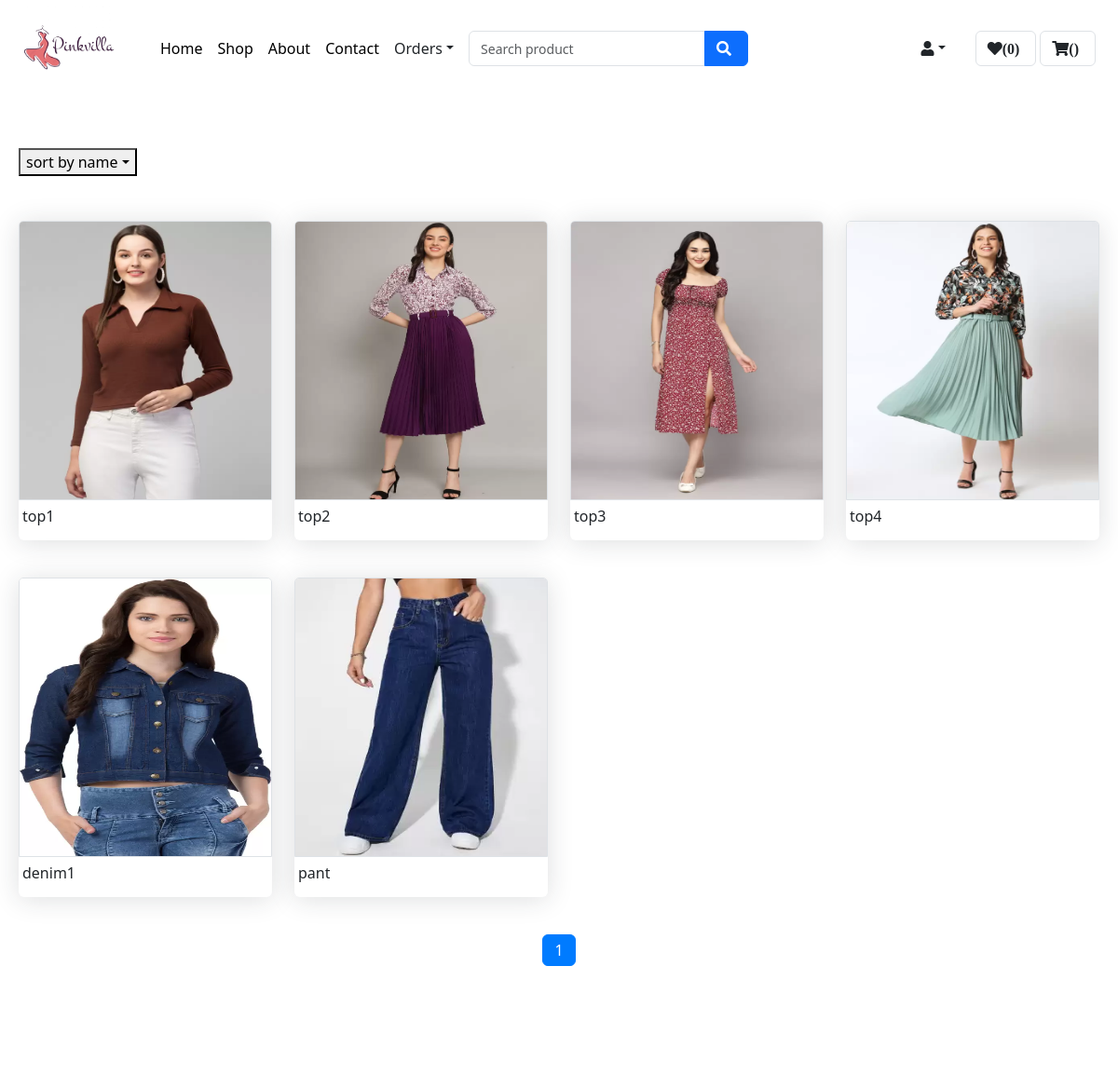
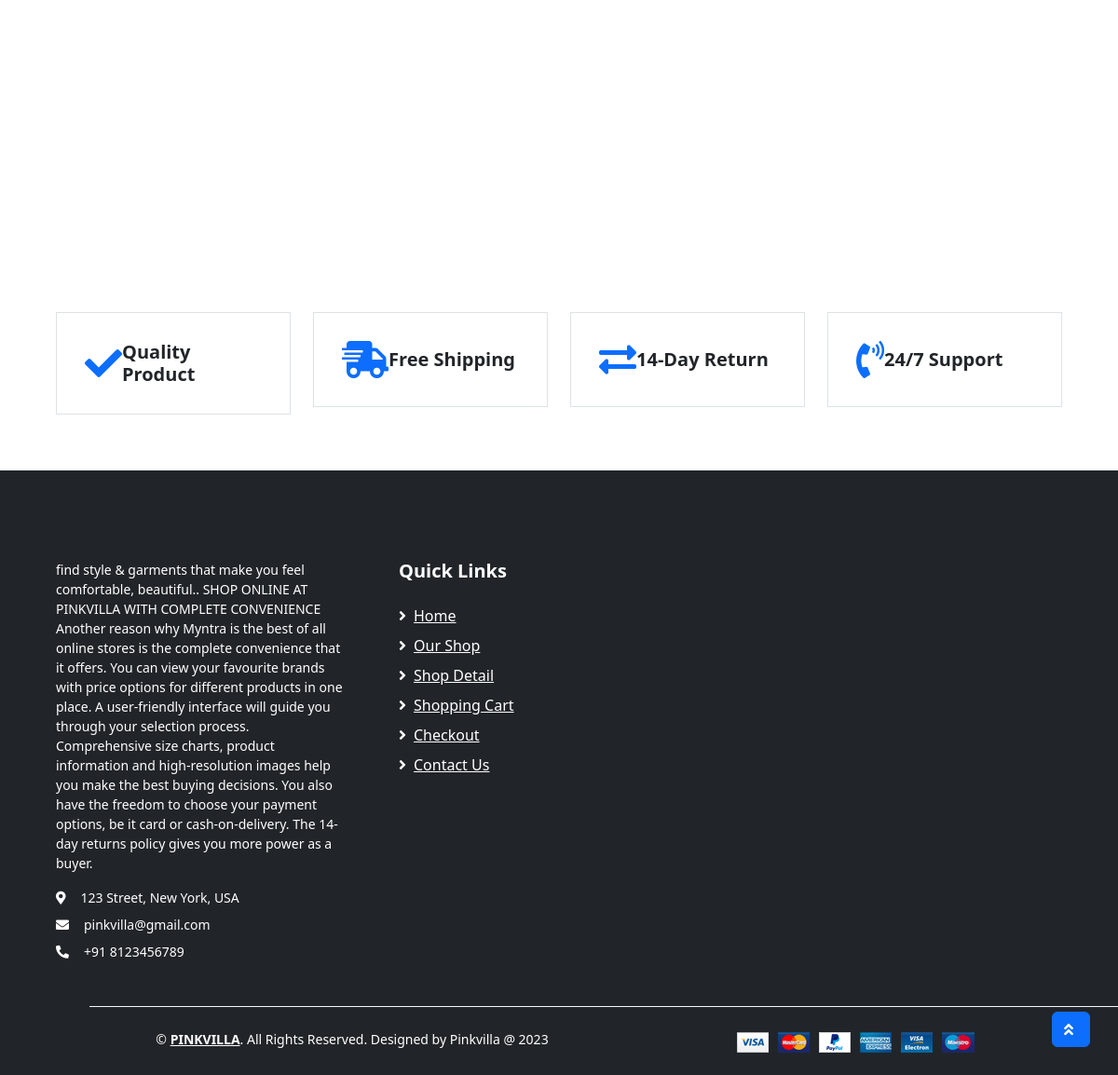
/shop/ (signed in), run on the app's committed database (2 pictures, top to bottom).
### app1/models.py (models this page shows, shortened)
class Product(models.Model):
    id = models.AutoField(primary_key=True)
    name = models.CharField(max_length=100)
    brand = models.ForeignKey(Brand,on_delete=models.CASCADE)
    category = models.ForeignKey(category,on_delete=models.CASCADE)
    description = models.TextField()
    sales_count = models.PositiveIntegerField(default=0)
    wardrobe_essential = models.BooleanField(default=False)
    image = models.ImageField(blank=True, upload_to='images/')

### app1/views.py (the view)
# urls.py: path('shop/',views.shop, name='shop'),
def shop(request):
    username = request.session["username"]
    user = custom_user.objects.get(username=username)
    wishlistobj = Wishlist.objects.filter(username=user)
    wishlist_count = wishlistobj.count()
    products = Product.objects.all()
    brands = Brand.objects.all()
    sort_param = request.GET.get('sort')
    if sort_param == 'atoz':
        products = products.order_by('name')
    elif sort_param == 'ztoa':
        products = products.order_by('-name')
    paginator = Paginator(products, 8)
    page = request.GET.get('page')
    try:
        products = paginator.page(page)
    except PageNotAnInteger:
        products = paginator.page(1)
    except EmptyPage:
        products = paginator.page(paginator.num_pages)
    if request.method == "POST" :
            search_query = request.POST.get('search')
            products = Product.objects.filter(name__istartswith=search_query)
            return render(request,'shop.html',{ "products": products,
                            "brand": brands,
                            "wishlist_count":wishlist_count,})
    return render(request,'shop.html',{ "products": products,
        "brand": brands,
        "wishlist_count":wishlist_count,})

### app1/templates/shop.html (shortened to what this page needs)
{% extends 'user_home.html' %}
{% load static %}
{% block search %}
<form action="" method="POST" class="flex-grow-1">
    <div class="input-group" style="width: 300px;">
        <input type="text" class="form-control" name="search" placeholder="Search product">
        <div class="input-group-append">
            <button type="submit" class="btn btn-primary">
                <i class="fa fa-search"></i>
            </button>
        </div>
    </div>
</form>
{% endblock search %}
{% block main-content %}
<div class="container-fluid pt-5">
    <div class="row px-xl-2 pb-3">
        <div class="col-lg-12 col-md-8 col-sm-12">
            <div class="header-bottom-set dropdown">
                <button class="dropdown-toggle header-action-btn" data-bs-toggle="dropdown">sort by name</button>
            </div>
            <br>
            <br>
            <div class="row">
                {% for product in products %}
                <div class="col-lg-3 col-md-6 col-sm-12 pb-3 ">
                    <div class="card product-item border-0 mb-4" >
                        <a href="{% url 'product_detail' product.id %}">
                            <div class="card-header product-img position-relative overflow-hidden bg-transparent border p-0">
                                <img class="img-fluid w-100" src="{{ product.image.url }}" alt=""
                                    style="height: 300px;">
                            </div>
                        </a>
                        <div class="d-flex p-1 pt-0 pb-2" style="justify-content: space-between;">
                            <h6 class="text-truncate mb-2 mt-2">{{ product.name }}</h6>
                        </div>
                    </div>
                </div>
                {% endfor %}
            </div>
            <nav aria-label="Products Pagination" class="d-flex justify-content-center">
                <ul class="pagination">
                    {% for num in products.paginator.page_range %}
                    <li class="page-item {% if num == products.number %}active{% endif %}">
                        <a class="page-link" href="?page={{ num }}">{{ num }}</a>
                    </li>
                    {% endfor %}
                </ul>
            </nav>
        </div>
    </div>
</div>
{% endblock main-content %}

### data on the page
Product: image (picture), name "top1"
Product: image (picture), name "top2"
Product: image (picture), name "top3"
Product: image (picture), name "top4"
Product: image (picture), name "denim1"
Product: image (picture), name "pant"

### other printed values
{{ wishlist_count }} "0"
{{ num }} "1"
